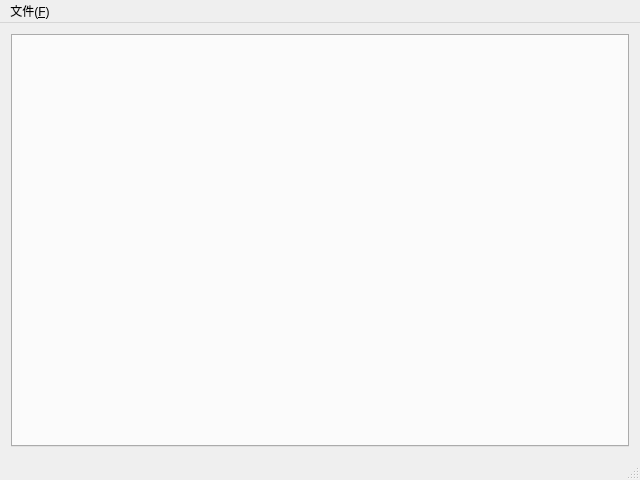
<?xml version="1.0" encoding="UTF-8"?>
<ui version="4.0">
 <class>TraceAnalyzer</class>
 <widget class="QMainWindow" name="TraceAnalyzer">
  <property name="geometry">
   <rect>
    <x>0</x>
    <y>0</y>
    <width>640</width>
    <height>480</height>
   </rect>
  </property>
  <property name="minimumSize">
   <size>
    <width>640</width>
    <height>480</height>
   </size>
  </property>
  <property name="maximumSize">
   <size>
    <width>640</width>
    <height>480</height>
   </size>
  </property>
  <property name="windowTitle">
   <string>TraceAnalyzer</string>
  </property>
  <widget class="QWidget" name="centralWidget">
   <layout class="QGridLayout" name="gridLayout_2">
    <item row="0" column="0">
     <widget class="QTabWidget" name="tabWidget">
      <property name="currentIndex">
       <number>-1</number>
      </property>
     </widget>
    </item>
   </layout>
  </widget>
  <widget class="QMenuBar" name="menuBar">
   <property name="geometry">
    <rect>
     <x>0</x>
     <y>0</y>
     <width>640</width>
     <height>19</height>
    </rect>
   </property>
   <widget class="QMenu" name="menu_F">
    <property name="title">
     <string>文件(&amp;F)</string>
    </property>
    <addaction name="action"/>
   </widget>
   <addaction name="menu_F"/>
  </widget>
  <widget class="QStatusBar" name="statusBar"/>
  <action name="action">
   <property name="text">
    <string>退出</string>
   </property>
  </action>
 </widget>
 <layoutdefault spacing="6" margin="11"/>
 <resources/>
 <connections>
  <connection>
   <sender>action</sender>
   <signal>triggered()</signal>
   <receiver>TraceAnalyzer</receiver>
   <slot>close()</slot>
   <hints>
    <hint type="sourcelabel">
     <x>-1</x>
     <y>-1</y>
    </hint>
    <hint type="destinationlabel">
     <x>319</x>
     <y>239</y>
    </hint>
   </hints>
  </connection>
 </connections>
</ui>
